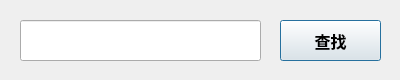
<?xml version="1.0" encoding="UTF-8"?>
<ui version="4.0">
 <class>Dialog_select</class>
 <widget class="QDialog" name="Dialog_select">
  <property name="geometry">
   <rect>
    <x>0</x>
    <y>0</y>
    <width>400</width>
    <height>80</height>
   </rect>
  </property>
  <property name="windowTitle">
   <string>Dialog</string>
  </property>
  <widget class="QLineEdit" name="lineEdit_1">
   <property name="geometry">
    <rect>
     <x>20</x>
     <y>20</y>
     <width>241</width>
     <height>41</height>
    </rect>
   </property>
   <property name="font">
    <font>
     <pointsize>12</pointsize>
     <weight>75</weight>
     <bold>true</bold>
    </font>
   </property>
   <property name="layoutDirection">
    <enum>Qt::LeftToRight</enum>
   </property>
   <property name="text">
    <string/>
   </property>
   <property name="echoMode">
    <enum>QLineEdit::Normal</enum>
   </property>
   <property name="alignment">
    <set>Qt::AlignCenter</set>
   </property>
  </widget>
  <widget class="QPushButton" name="pushButton">
   <property name="geometry">
    <rect>
     <x>280</x>
     <y>20</y>
     <width>101</width>
     <height>41</height>
    </rect>
   </property>
   <property name="font">
    <font>
     <pointsize>12</pointsize>
     <weight>75</weight>
     <bold>true</bold>
    </font>
   </property>
   <property name="text">
    <string>查找</string>
   </property>
  </widget>
 </widget>
 <resources/>
 <connections/>
</ui>
